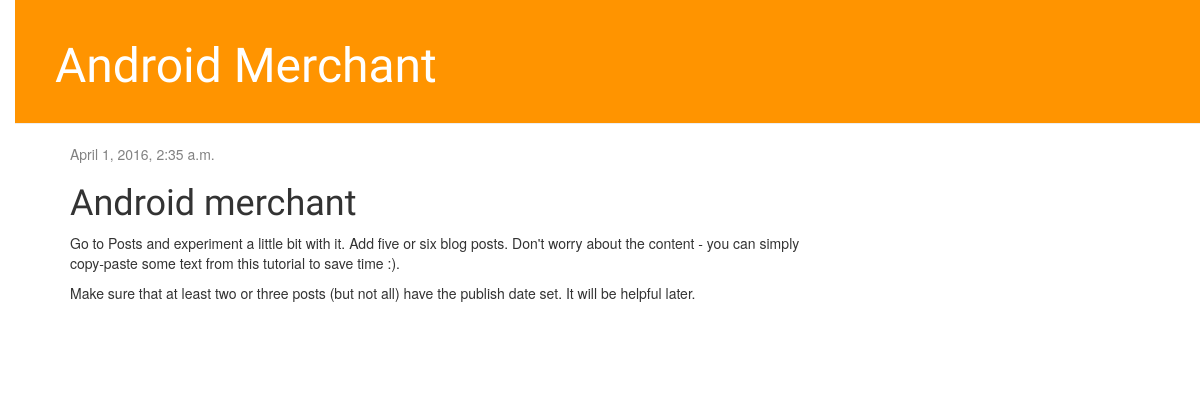
The app's page /post/1/ with its own data.
### blog/models.py (models this page shows, shortened)
class Post(models.Model):
    author = models.ForeignKey('auth.User')
    title = models.CharField(max_length=200)
    text = models.TextField()
    created_date = models.DateTimeField(
            default=timezone.now)
    published_date = models.DateTimeField(
            blank=True, null=True)

### blog/views.py (the view)
# urls.py: url(r'^post/(?P<pk>\d+)/$', views.post_detail, name='post_detail'),
def post_detail(request, pk):
    post = get_object_or_404(Post, pk=pk)
    return render(request, 'blog/post_detail.html', {'post': post})

### blog/templates/blog/post_detail.html (shortened to what this page needs)
{% extends 'blog/base.html' %}
{% block content %}
    <div class="post">
        {% if post.published_date %}
            <div class="date">
                {{ post.published_date }}
            </div>
        {% endif %}
        <h1>{{ post.title }}</h1>
        <p>{{ post.text|linebreaks }}</p>
    </div>
{% endblock %}

### blog/static/css/blog.css (style rules this page uses)
body { padding-left: 15px; }
h1, h2, h3, h4 { font-family: 'Lobster', cursive; }
.date { color: #828282; }
.post { margin-bottom: 70px; }

### records on screen
Post: published_date "April 1, 2016, 2:35 a.m.", title "Android merchant", text "Go to Posts and experiment a little bit with it. Add five or six blog posts. Don't worry about the content - you can simply copy-paste some text from this tutorial to save time :). Make sure that at least two or three posts (but not all) have the publish date set. It will be helpful later."
